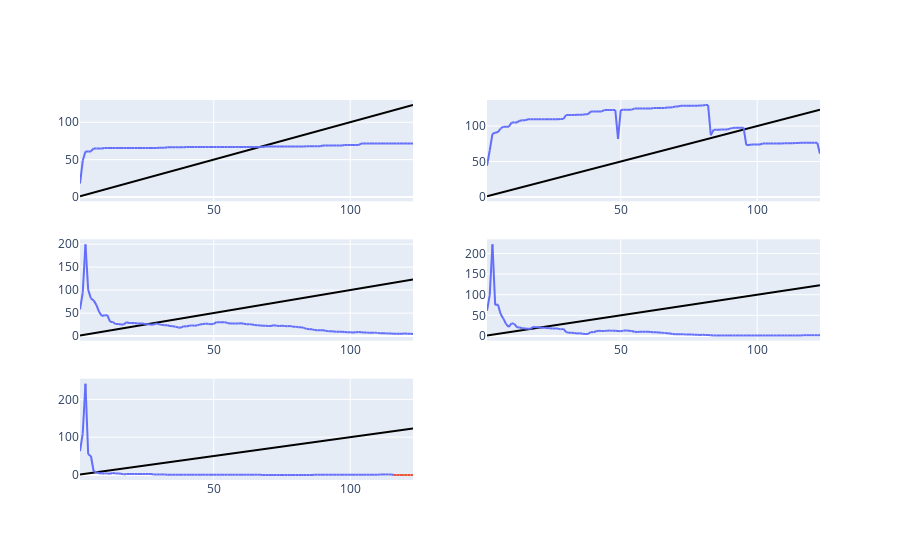

Notebook code cell kept with this figure:
### Markdown cell above
## Sigma = 0.001

### Code cell
plot_result(itr_ro[0,:,:], itr_gd)
